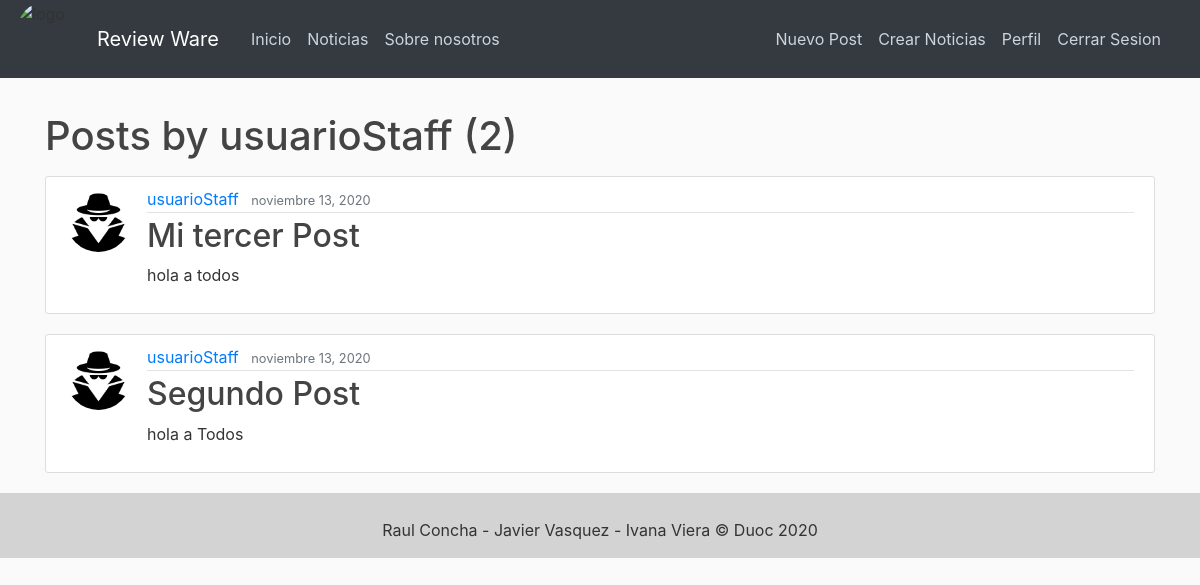
The page /user/usuarioStaff (signed in) on the database its author committed.
### blog/models.py (models this page shows, shortened)
class Post(models.Model):
    title = models.CharField(max_length=100)
    content = models.TextField()
    date_posted = models.DateTimeField(default=timezone.now)
    author = models.ForeignKey(User, on_delete=models.CASCADE)

### users/models.py (models this page shows, shortened)
class Profile(models.Model):
    user = models.OneToOneField(User, on_delete=models.CASCADE)
    image = models.ImageField(default='default.jpg', upload_to='profile_pics')

### blog/views.py (the view)
# urls.py: path('user/<str:username>', UserPostListView.as_view(), name='user-posts'),
class UserPostListView(ListView):
    model = Post
    template_name = 'blog/user_posts.html'  # <app>/<model>_<viewtype>.html
    context_object_name = 'posts'
    paginate_by = 5
    def get_queryset(self):
        user = get_object_or_404(User, username=self.kwargs.get('username'))
        return Post.objects.filter(author=user).order_by('-date_posted')

### blog/templates/blog/user_posts.html (shortened to what this page needs)
{% extends "blog/base.html" %}
{% block content %}
    <h1 class="mb-3">Posts by {{ view.kwargs.username }} ({{ page_obj.paginator.count }})</h1>
    {% for post in posts %}
        <article class="media content-section">
          <img class="rounded-circle article-img" src="{{ post.author.profile.image.url }}">
          <div class="media-body">
            <div class="article-metadata">
              <a class="mr-2" href="{% url 'user-posts' post.author.username %}">{{ post.author }}</a>
              <small class="text-muted">{{ post.date_posted|date:"F d, Y" }}</small>
            </div>
            <h2><a class="article-title" href="{% url 'post-detail' post.id %}">{{ post.title }}</a></h2>
            <p class="article-content">{{ post.content }}</p>
          </div>
        </article>
    {% endfor %}
{% endblock content %}

### blog/static/blog/main.css (style rules this page uses)
body { background: #fafafa; color: #333333; margin-top: 7rem; }
h1, h2, h3, h4, h6 { color: #444444; }
.content-section { background: #ffffff; padding: 10px 20px; border: 1px solid #dddddd; border-radius: 3px; margin-bottom: 20px; }
.article-title { color: #444444; }
.article-content { white-space: pre-line; }
.article-img { height: 65px; width: 65px; margin-right: 16px; }
.article-metadata { padding-bottom: 1px; margin-bottom: 4px; border-bottom: 1px solid #e3e3e3 }

### rows shown on the page
Post: author.profile.image (placeholder picture), author "usuarioStaff", date_posted "noviembre 13, 2020", title "Mi tercer Post", content "hola a todos"
Post: author.profile.image (placeholder picture), author "usuarioStaff", date_posted "noviembre 13, 2020", title "Segundo Post", content "hola a Todos"

### other values the page prints
{{ view.kwargs.username }} "usuarioStaff"
{{ page_obj.paginator.count }} "2"
